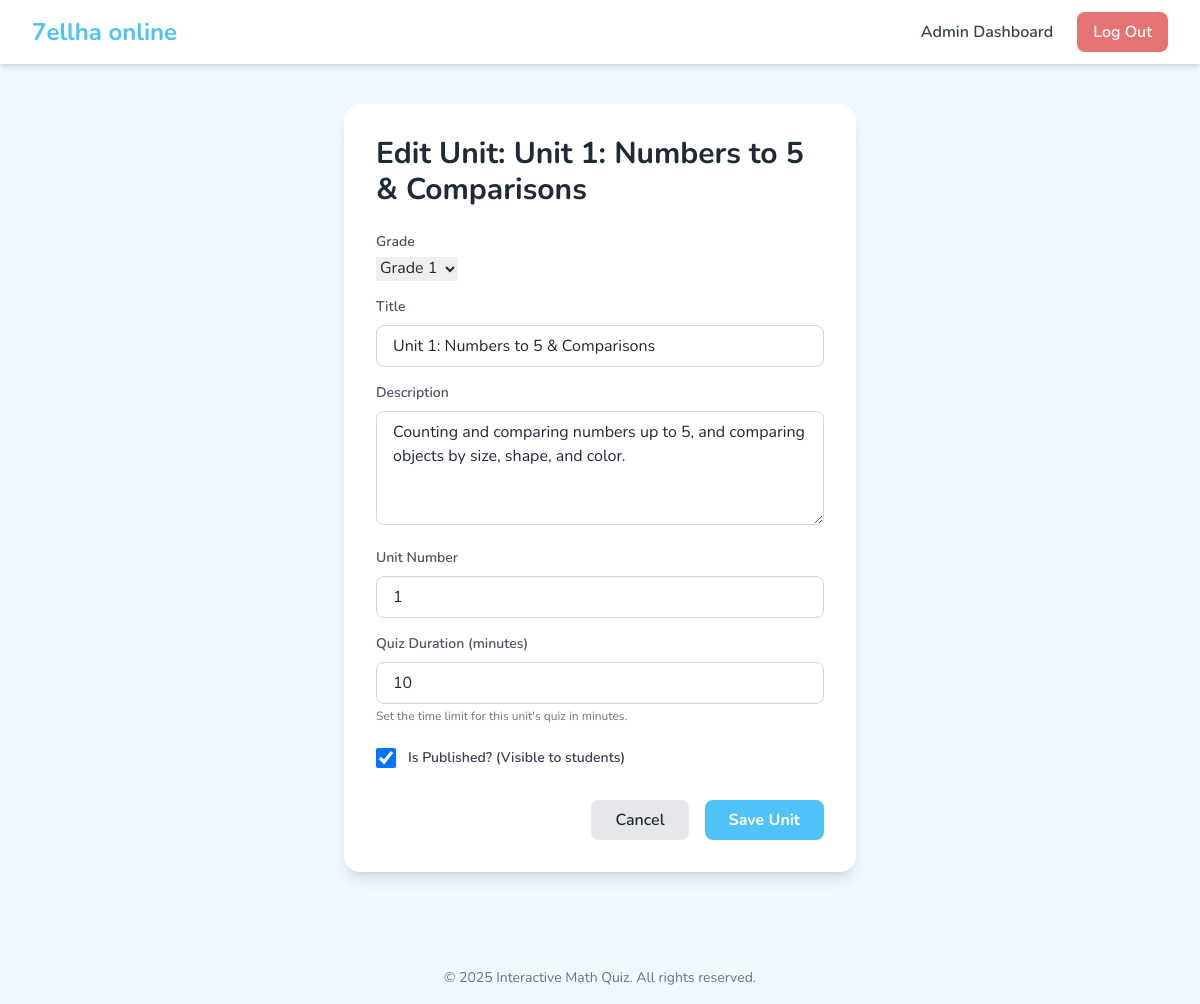
Screenshot of /management/units/3/edit/ (signed in) with the database file from the repository.
### apps/academics/models.py (models this page shows, shortened)
class Unit(models.Model):
    grade = models.ForeignKey(Grade, on_delete=models.CASCADE, related_name='units')
    title = models.CharField(_('Title'), max_length=200)
    description = models.TextField(_('Description'), blank=True, null=True)
    unit_number = models.PositiveIntegerField(_('Unit Number'), default=1)
    duration_minutes = models.PositiveIntegerField(
        _('Quiz Duration (minutes)'),
        default=10,
        help_text="Set the time limit for this unit's quiz in minutes."
    )
    is_published = models.BooleanField(
    default=False,
    help_text="Check this box to make the unit visible to students.")
    class Meta:
        verbose_name = _('Unit')
        verbose_name_plural = _('Units')
        ordering = ['grade', 'unit_number']

### apps/dashboard/views.py (the view)
# urls.py: path('units/<int:pk>/edit/', UnitUpdateView.as_view(), name='unit_edit'),
class UnitUpdateView(AdminRequiredMixin, UpdateView):
    model = Unit
    template_name = 'dashboard/unit_form.html'
    fields = ['grade', 'title', 'description', 'unit_number', 'duration_minutes', 'is_published']
    success_url = reverse_lazy('dashboard:unit_list')

### apps/academics/models.py (called while the page is built)
    def __str__(self):
        return self.name

### apps/dashboard/views.py (called while the page is built)
def is_admin(user):
    return user.is_authenticated and user.user_type == 'ADMIN'

    def test_func(self):
        return is_admin(self.request.user)

### apps/core/templates/dashboard/unit_form.html (shortened to what this page needs)
{% extends "base.html" %}
{% block content %}
<div class="max-w-lg mx-auto bg-white rounded-2xl shadow-lg p-8">
    <h1 class="text-3xl font-bold text-gray-800 mb-6">
        {% if object %}
            Edit Unit: {{ object.title }}
        {% else %}
            Add a New Unit
        {% endif %}
    </h1>
    <form method="post" novalidate>
        <div class="space-y-4">
            <div>
                <label for="id_grade" class="text-sm font-semibold text-gray-600 block mb-1">Grade</label>
                {{ form.grade }}
            </div>
            <div>
                <label for="id_title" class="text-sm font-semibold text-gray-600 block mb-1">Title</label>
                <input type="text" name="title" id="id_title" value="{{ form.title.value|default_if_none:'' }}" class="w-full px-4 py-2 mt-1 border border-gray-300 rounded-lg focus:outline-none focus:ring-2 focus:ring-blue-400 transition" required>
            </div>
            <div>
                <label for="id_description" class="text-sm font-semibold text-gray-600 block mb-1">Description</label>
                <textarea name="description" id="id_description" class="w-full px-4 py-2 mt-1 border border-gray-300 rounded-lg focus:outline-none focus:ring-2 focus:ring-blue-400 transition" rows="4">{{ form.description.value|default_if_none:'' }}</textarea>
            </div>
            <div>
                <label for="id_unit_number" class="text-sm font-semibold text-gray-600 block mb-1">Unit Number</label>
                <input type="number" name="unit_number" id="id_unit_number" value="{{ form.unit_number.value|default_if_none:'' }}" class="w-full px-4 py-2 mt-1 border border-gray-300 rounded-lg focus:outline-none focus:ring-2 focus:ring-blue-400 transition" required>
            </div>
            <div>
                <label for="id_duration_minutes" class="text-sm font-semibold text-gray-600 block mb-1">Quiz Duration (minutes)</label>
                <input type="number" name="duration_minutes" id="id_duration_minutes" value="{{ form.duration_minutes.value|default_if_none:'10' }}" class="w-full px-4 py-2 mt-1 border border-gray-300 rounded-lg focus:outline-none focus:ring-2 focus:ring-blue-400 transition" required>
                <p class="text-xs text-gray-500 mt-1">Set the time limit for this unit's quiz in minutes.</p>
            </div>
        </div>
        <div class="mt-6">
            <label for="id_is_published" class="flex items-center">
                <input type="checkbox" name="is_published" id="id_is_published"
                       class="h-5 w-5 rounded border-gray-300 text-brand-light-blue focus:ring-brand-light-blue"
                       {% if form.instance.is_published %}checked{% endif %}>
                <span class="ml-3 text-sm font-semibold text-gray-700">
                    Is Published? (Visible to students)
                </span>
            </label>
        </div>
        <div class="mt-8 flex justify-end space-x-4">
            <a href="{% url 'dashboard:unit_list' %}" class="px-6 py-2 bg-gray-200 text-gray-800 font-semibold rounded-lg hover:bg-gray-300 transition duration-300">
                Cancel
            </a>
            <button type="submit" class="px-6 py-2 bg-brand-light-blue text-white font-bold rounded-lg hover:bg-opacity-90 transition duration-300">
                Save Unit
            </button>
        </div>
    </form>
</div>
{% endblock %}

### apps/core/templates/base.html (style rules this page uses)
body { font-family: 'Nunito', sans-serif; background-color: #f0f8ff; }
.bg-brand-light-blue { background-color: #4fc3f7; }
.text-brand-light-blue { color: #4fc3f7; }

### rows the page displays
Unit: title "Unit 1: Numbers to 5 & Comparisons", grade "Grade 1", description "Counting and comparing numbers up to 5, and comparing objects by size, shape, and color.", is_published "☑"
